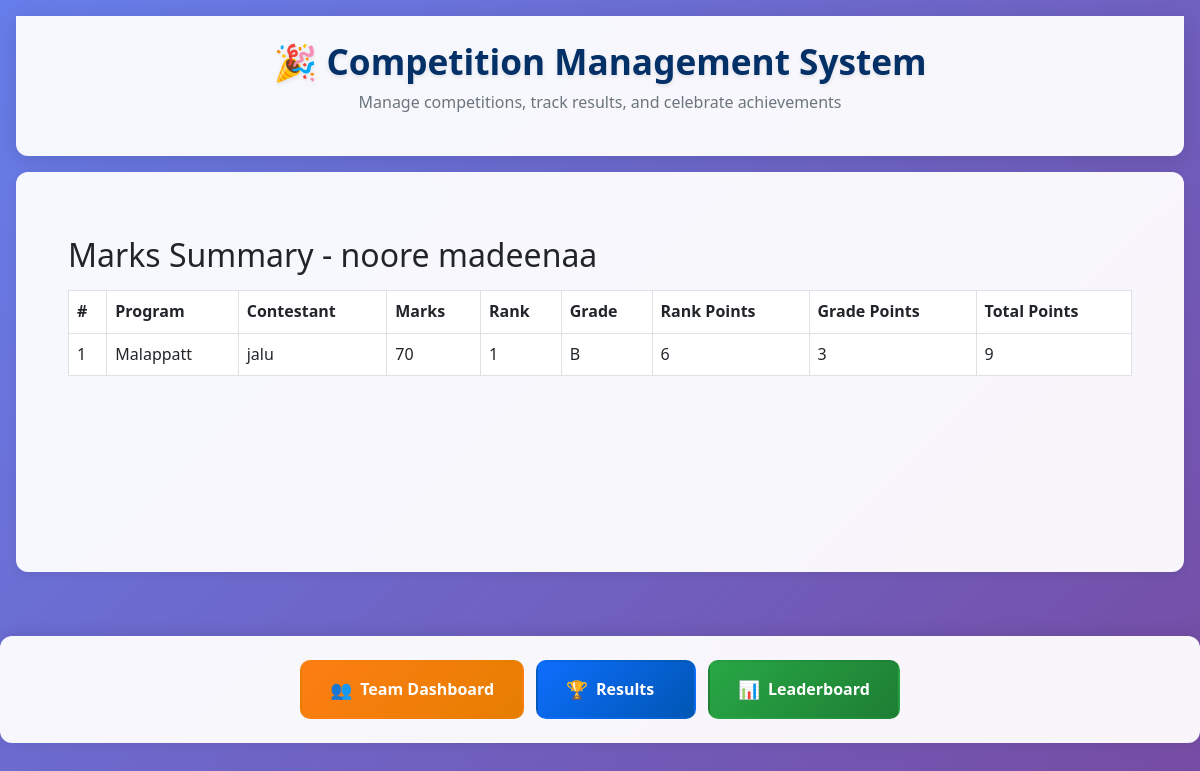
Page /team_marks_summary/ (signed in) on the earlier database version.
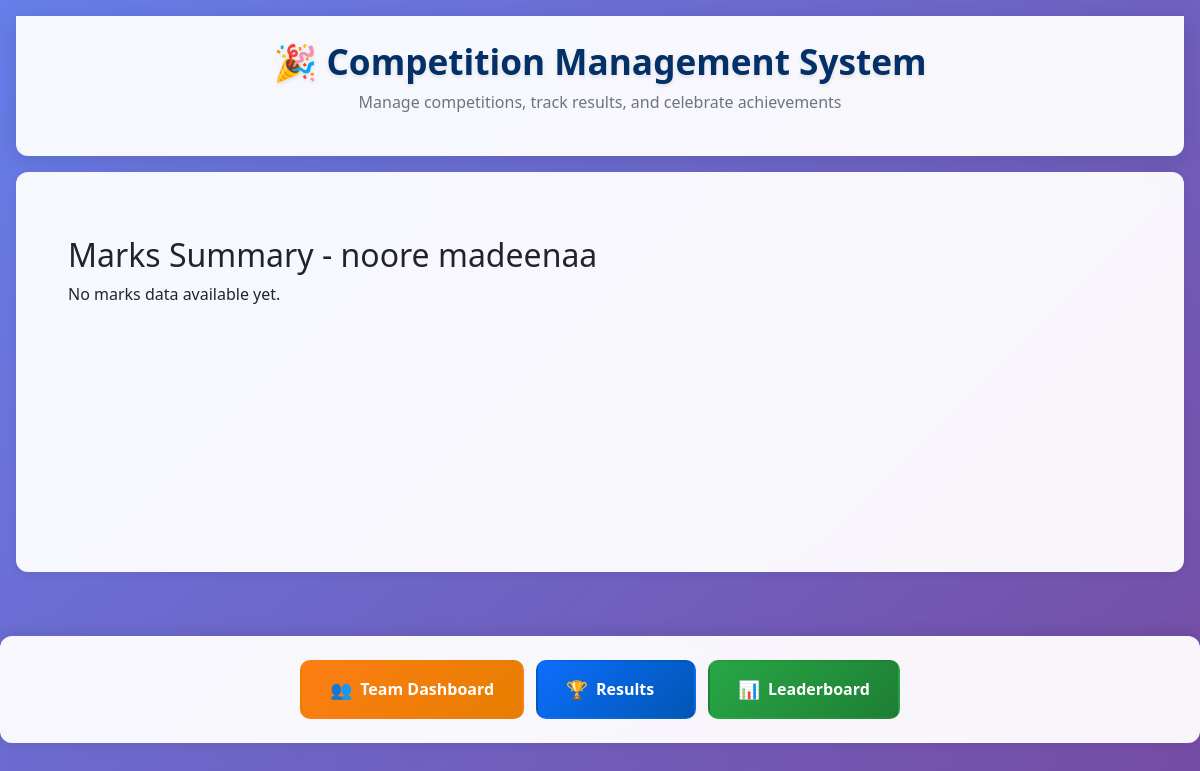
Same page on the later database version.
### core/models.py (models this page shows, shortened)
class Participation(models.Model):
    contestant = models.ForeignKey(Contestant, on_delete=models.CASCADE)
    program = models.ForeignKey(Program, on_delete=models.CASCADE)
    marks = models.IntegerField(null=True, blank=True)
    rank = models.PositiveIntegerField(null=True, blank=True)
    grade = models.CharField(max_length=1, null=True, blank=True)
    points_awarded = models.BooleanField(default=False)

class Program(models.Model):
    name = models.CharField(max_length=100)
    category = models.ForeignKey(Category, on_delete=models.CASCADE)

class Contestant(models.Model):
    chest_no = models.PositiveIntegerField(unique=True, null=True)
    name = models.CharField(max_length=100)
    team = models.ForeignKey(Team, on_delete=models.CASCADE)
    category = models.ForeignKey(Category, on_delete=models.CASCADE, null=True)
    total_points = models.IntegerField(default=0)

### core/views.py (the view)
# urls.py: path('team_marks_summary/', views.team_marks_summary, name='team_marks_summary'),
@login_required
def team_marks_summary(request):
    if request.user.role != 'team':
        return redirect('dashboard_admin')
    team = request.user.team
    participations = Participation.objects.filter(
        contestant__team=team,
        marks__isnull=False
    ).select_related('program', 'contestant').order_by('program__name', '-marks')
    for program in Program.objects.all():
        program_participations = Participation.objects.filter(
            program=program,
            marks__isnull=False
        ).order_by('-marks')
        for i, p in enumerate(program_participations, 1):
            if p.contestant.team == team:
                p.rank = i
                p.grade = get_grade(p.marks)
                if p.points_awarded and p.grade:
                    rank_points = POINTS_FOR_RANK.get(p.rank, 0)
                    grade_points = POINTS_FOR_GRADE.get(p.grade, 0)
                    p.total_points = rank_points + grade_points
                else:
                    p.total_points = 0
    for p in participations:
        if p.points_awarded and p.grade:
            rank_points = POINTS_FOR_RANK.get(p.rank, 0)
            grade_points = POINTS_FOR_GRADE.get(p.grade, 0)
            p.total_points = rank_points + grade_points
            p.rank_points = rank_points
            p.grade_points = grade_points
        else:
            p.total_points = 0
            p.rank_points = 0
            p.grade_points = 0
    return render(request, 'team_marks_summary.html', {
        'team': team,
        'participations': participations,
    })

### core/views.py (called while the page is built)
def get_grade(marks):
    if marks is None:
        return None
    if marks >= 80:
        return 'A'
    elif marks >= 60:
        return 'B'
    elif marks >= 50:
        return 'C'
    return None

### templates/team_marks_summary.html
{% extends 'base.html' %}
{% block content %}
<div class="container">
    <h2 class="mt-4">Marks Summary - {{ team.name }}</h2>
    {% if participations %}
        <table class="table table-bordered mt-3">
            <thead>
                <tr>
                    <th>#</th>
                    <th>Program</th>
                    <th>Contestant</th>
                    <th>Marks</th>
                    <th>Rank</th>
                    <th>Grade</th>
                    <th>Rank Points</th>
                    <th>Grade Points</th>
                    <th>Total Points</th>
                </tr>
            </thead>
            <tbody>
                {% for p in participations %}
                    <tr>
                        <td>{{ forloop.counter }}</td>
                        <td>{{ p.program.name }}</td>
                        <td>{{ p.contestant.name }}</td>
                        <td>{{ p.marks }}</td>
                        <td>{{ p.rank }}</td>
                        <td>{{ p.grade }}</td>
                        <td>{{ p.rank_points }}</td>
                        <td>{{ p.grade_points }}</td>
                        <td>{{ p.total_points }}</td>
                    </tr>
                {% endfor %}
            </tbody>
        </table>
    {% else %}
        <p>No marks data available yet.</p>
    {% endif %}
</div>
{% endblock %}

Differences in the rows shown:
removed Participation: program.name "Malappatt", contestant.name "jalu", marks "70", rank "1", grade "B", rank_points "6", grade_points "3", total_points "9"
Other differences:
text no longer shown: "# Program Contestant Marks Rank Grade Rank Points Grade Points Total Points"
text now shown: "No marks data available yet."
